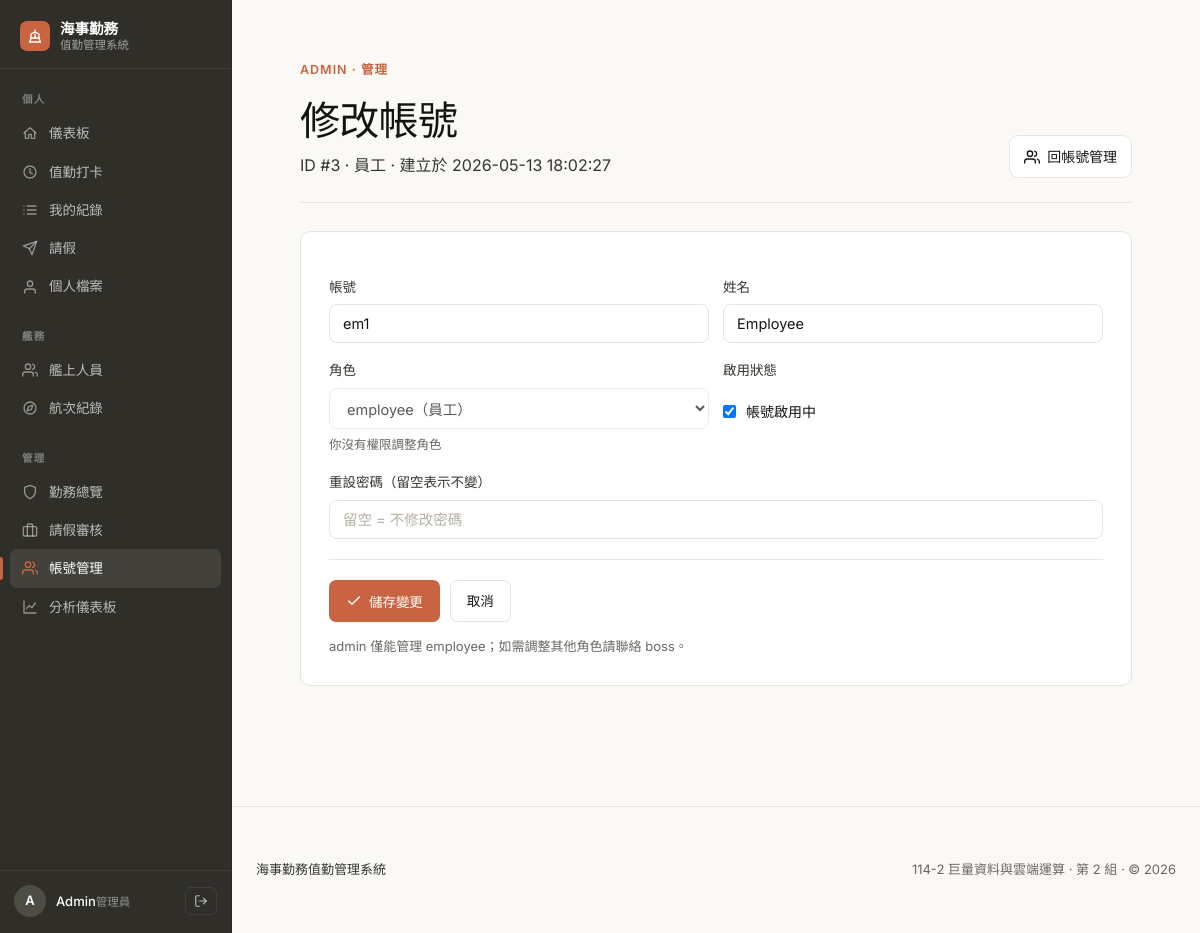
Page /admin_user_edit.php?uid=3 (signed in) on the committed database.
### tables this page shows
CREATE TABLE IF NOT EXISTS users (
  user_id INT AUTO_INCREMENT PRIMARY KEY,
  username VARCHAR(50) NOT NULL UNIQUE,
  password_hash VARCHAR(255) NOT NULL,
  full_name VARCHAR(100) NOT NULL,
  role ENUM('boss','admin','employee') NOT NULL DEFAULT 'employee',
  duty_position VARCHAR(20) NOT NULL DEFAULT '前甲板',
  is_active TINYINT(1) NOT NULL DEFAULT 1,
  created_at DATETIME NOT NULL DEFAULT CURRENT_TIMESTAMP
);

### admin_user_edit.php (the view, shortened to what this page needs)
<?php
require 'db.php';
require_once 'ui.php';
$my_role = $_SESSION['role'] ?? '';
$uid = (int)($_GET['uid'] ?? 0);
$stmt = $pdo->prepare("SELECT user_id, username, full_name, role, is_active, created_at FROM users WHERE user_id=? LIMIT 1");
$stmt->execute([$uid]);
$u = $stmt->fetch();
$can = can_manage_user($u['role'], (int)$u['user_id']);
?>
<!doctype html>
<html lang="zh-TW">
<head>
</head>
<body>
  <div class="wrap mid">
    <?php
    $actions = '<a class="btn ghost" href="admin_users.php">'.icon_svg('users').'回帳號管理</a>';
    ?>
    <div class="card">
      <form method="post">
        <fieldset <?= (!$can)?'disabled':'' ?> style="border:0;padding:0;margin:0;">
          <div class="row">
            <div>
              <label>帳號</label>
              <input name="username" value="<?= h($u['username']) ?>" placeholder="請輸入帳號" required>
            </div>
            <div>
              <label>姓名</label>
              <input name="full_name" value="<?= h($u['full_name']) ?>" placeholder="請輸入姓名" required>
            </div>
          </div>
          <div class="row">
            <div>
              <label>角色</label>
              <?php if($my_role==='boss'): ?>
                <select name="role">
                  <option value="boss"     <?= $u['role']==='boss'?'selected':'' ?>>boss（老闆）</option>
                  <option value="admin"    <?= $u['role']==='admin'?'selected':'' ?>>admin（管理員）</option>
                  <option value="employee" <?= $u['role']==='employee'?'selected':'' ?>>employee（員工）</option>
                </select>
              <?php else: ?>
                <select disabled>
                  <option selected>employee（員工）</option>
                </select>
                <div class="muted" style="margin-top:6px;font-size:12.5px;">你沒有權限調整角色</div>
              <?php endif; ?>
            </div>
            <div>
              <label>啟用狀態</label>
              <label class="check-label">
                <input type="checkbox" name="is_active" <?= ((int)$u['is_active']===1)?'checked':'' ?> style="width:auto;">
                <?= ((int)$u['is_active']===1) ? '帳號啟用中' : '帳號已停用' ?>
              </label>
            </div>
          </div>
          <label>重設密碼（留空表示不變）</label>
          <input name="newpw" type="password" placeholder="留空 = 不修改密碼">
          <div class="form-actions">
            <button class="btn primary" type="submit"><?= icon_svg('check') ?>儲存變更</button>
            <a class="btn ghost" href="admin_users.php">取消</a>
          </div>
          <?php if($my_role!=='boss'): ?>
            <div class="muted" style="margin-top:14px;font-size:13px;">admin 僅能管理 employee；如需調整其他角色請聯絡 boss。</div>
          <?php endif; ?>
        </fieldset>
      </form>
    </div>
  </div>
</body>
</html>

### style.css (style rules this page uses)
:root { --bg: #faf9f5; --bg-alt: #f1efe7; --text: #141413; --text-soft: #36352f; --muted: #6b6862; --line: #e8e5dc; --line-strong: #d2cec1; --card: #ffffff; --brand: #181818; --brand2: #2a2a2a; --brand_soft: #efeae1; --primary: #4E4D44; --primary2: #3D3C35; --primary_strong: #2F2E29; --primary_soft: rgba(78,77,68,.10); --primary_line: rgba(78,77,68,.30); --primary_ghost: rgba(78,77,68,.04); --accent: #c96442; --accent2: #b5502f; --accent_soft: rgba(201,100,66,.10); --ok: #3a6b4a; --warn: #8a5a0c; --off: #6b6b6b; --bad: #a8341a; --info: #2a5a99; --font-sans: "Inter", "Noto Sans TC", system-ui, -apple-system, "Segoe UI", "PingFang TC", Roboto, Arial, sans-serif; --font-display: "Inter", "Noto Sans TC", system-ui, -apple-system, "Segoe UI", "PingFang TC", Roboto, Arial, sans-serif; --font-serif: var(--font-display); --radius: 10px; --radius-sm: 6px; --shadow: none; --shadow-lg: 0 1px 2px rgba(20,15,5,.03), 0 8px 24px rgba(20,15,5,.04); }
* { box-sizing:border-box }
html { -webkit-font-smoothing: antialiased; -moz-osx-font-smoothing: grayscale; }
body { font-family: var(--font-sans); font-size: 15.5px; line-height: 1.65; color: var(--text); background: var(--bg); margin: 0; }
a { color: inherit; text-decoration: none; }
.wrap { max-width: 1120px; margin: 0 auto; padding: 24px 24px; }
body:has(> .sidebar) { padding-left: 232px; transition: padding-left .2s ease; }
.muted { color: var(--muted); font-size: 13.5px; }
.card { border: 1px solid var(--line); background: var(--card); border-radius: var(--radius); padding: 28px; margin-top: 20px; }
.btn { display: inline-flex; align-items: center; justify-content: center; gap: 7px; padding: 9px 16px; border: 1px solid rgba(255,255,255,.14); border-radius: 7px; background: transparent; text-decoration: none; cursor: pointer; font-size: 13.5px; font-weight: 500; letter-spacing: -0.05px; color: inherit; transition: background .15s ease, border-color .15s ease, color .15s ease; white-space: nowrap; }
.card .btn, .wrap .btn:not(.primary):not(.okfill):not(.danger):not(.ok) { border: 1px solid var(--line); background: var(--card); color: var(--text); }
.btn.primary { border-color: transparent; background: var(--accent); color: #fff; }
.btn.ghost { background: transparent; border-color: var(--line); color: var(--text); }
input, select, textarea { width: 100%; padding: 10px 13px; border: 1px solid var(--line); border-radius: 8px; font-size: 14.5px; font-family: inherit; background: #fff; color: var(--text); transition: border-color .12s, box-shadow .12s; }
input::placeholder, textarea::placeholder { color: #b5b0a3; }
label { display: block; font-size: 13.5px; color: var(--text-soft); margin-top: 16px; margin-bottom: 6px; font-weight: 500; letter-spacing: 0; }
.row { display: grid; grid-template-columns: 1fr 1fr; gap: 14px; }
.page-header .ph-actions .btn { padding: 9px 14px; font-size: 14px; border-radius: 9px; }
.wrap.mid { max-width: 880px; }
.form-actions { display: flex; gap: 10px; flex-wrap: wrap; margin-top: 20px; padding-top: 20px; border-top: 1px solid var(--line); }
.check-label { display: flex !important; gap: 10px; align-items: center; margin-top: 18px; font-size: 14px; font-weight: 400; color: var(--text); letter-spacing: 0; text-transform: none; }
.check-label input[type=checkbox] { width: auto; margin: 0; }

### rows in the picture
users: username "em1", full_name "Employee", is_active "☑"

### other values in the picture
$label "儀表板 值勤打卡 我的紀錄 請假 個人檔案 艦上人員 航次紀錄 勤務總覽 請假審核 帳號管理 分析儀表板"
$init "A"
$name "Admin"
role_name($role) "管理員"
$eyebrow "ADMIN · 管理"
$title "修改帳號"
$subtitle "ID #3 · 員工 · 建立於 2026-05-13 18:02:27"
$y "2026"
